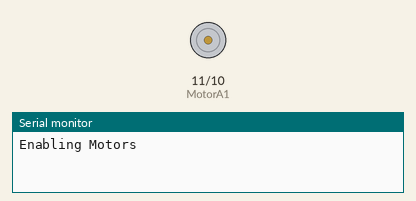
This sketch was run on a simulated Arduino Uno, built with avr-gcc and run on an emulated ATmega328P. Parts: motor-driver pin pairs drawn as motors (green arrow = first pin HIGH = forward, orange = second pin HIGH = backward, longer = more drive, scaled by the enable pin), the last lines printed to the serial monitor.

Above: at 0.5 s.
At 2.5 s:
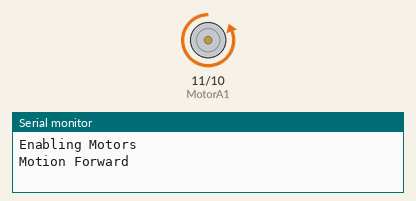
At 5.5 s:
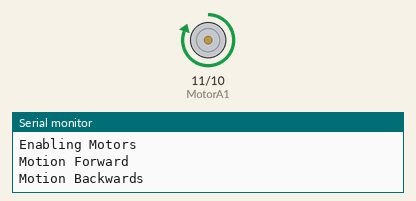
Timing chart, 0 to 13.0 s (numbered marks = the images above):
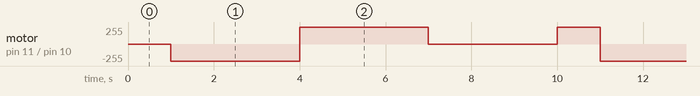

The sketch:

18_L293_Driver_Module-DC_Motor_Control.ino
```cpp
/***********************************************************
File name:   18  L293 Driver Module-DC Motor Control  .ino Description:
Let, L293 Driver Module Control DC motor. ****************************/
int enableA = 3;
int MotorA1 = 11;
int MotorA2 = 10;
void setup() {
  Serial.begin (9600);
  //configure pin modes
  pinMode (enableA, OUTPUT);
  pinMode (MotorA1, OUTPUT);
  pinMode (MotorA2, OUTPUT);
 }
 void loop() {
  //enabling motor A
  Serial.println ("Enabling Motors");
  digitalWrite (enableA, HIGH);
   delay (1000);
  //do something
  Serial.println ("Motion Forward");
  digitalWrite (MotorA1, LOW);
  digitalWrite (MotorA2, HIGH);
   //3s forward
  delay (3000);
  Serial.println ("Motion Backwards");
  //reverse
  digitalWrite (MotorA1,HIGH);
  digitalWrite (MotorA2,LOW);
    //5s backwards
  delay (3000);
   Serial.println ("Stoping motors");
  //stop
  digitalWrite (enableA, LOW);
  delay (3000);
}
```

Measured:
- by itself, motor on pin 11 (MotorA1) / pin 10 (MotorA2): repeats every 10.0 s: forward 255/255 3.0 s, stopped 3.0 s, forward 255/255 1.0 s, backward 255/255 3.0 s
